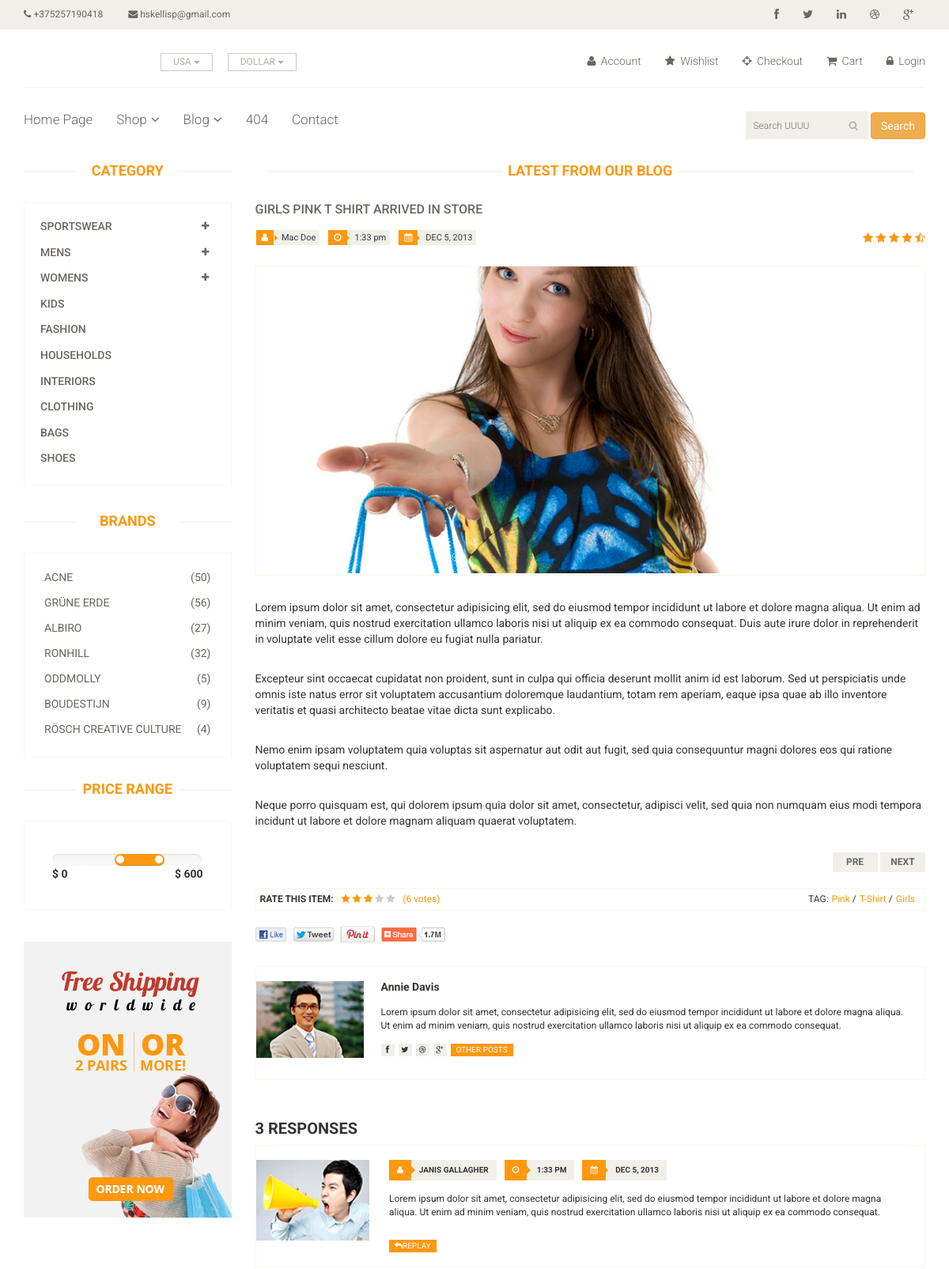
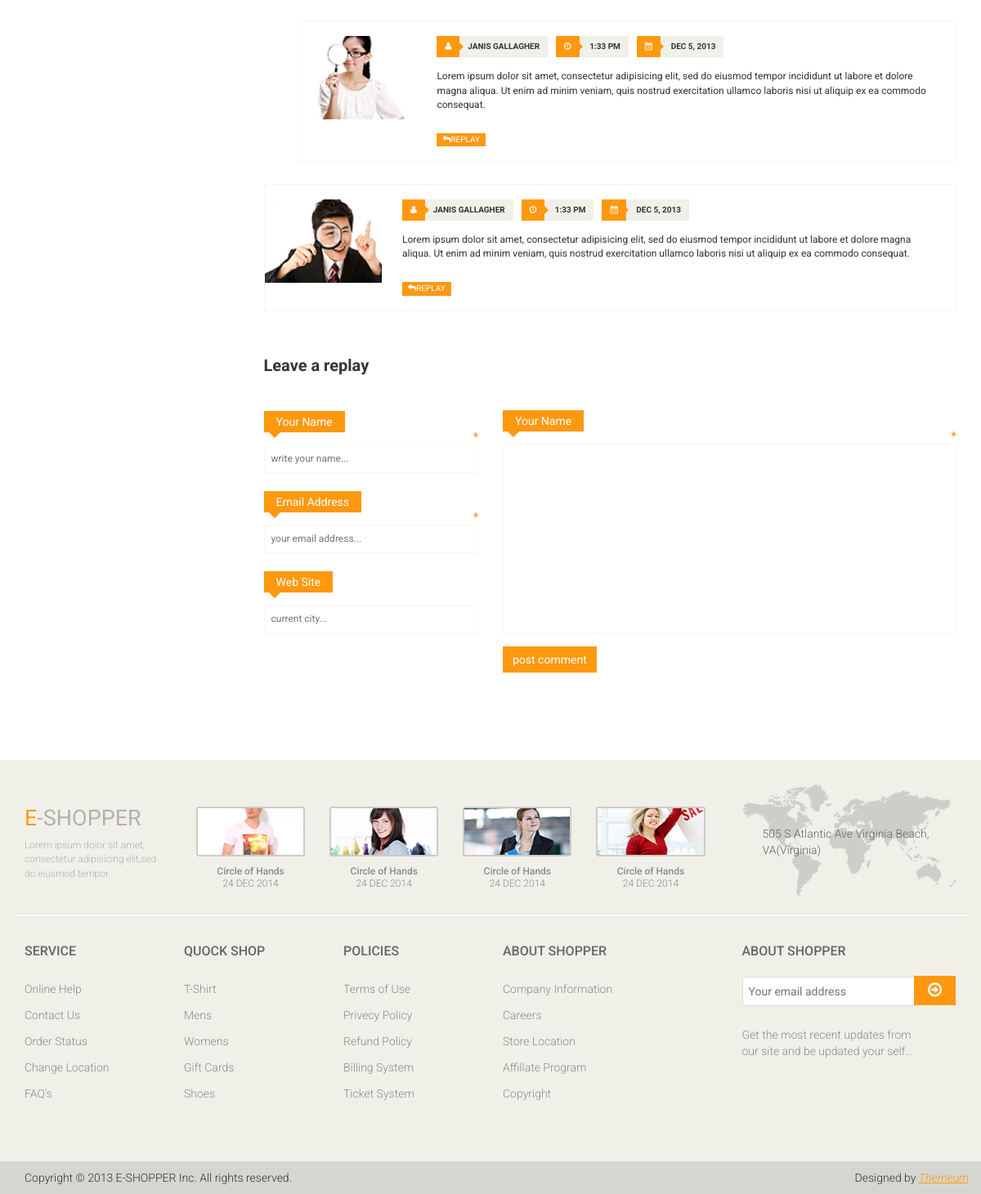
The page /blog-single/ on the database its author committed (2 pictures, top to bottom).
### app/models.py (models this page shows, shortened)
class App(models.Model):
    name = models.CharField(max_length=255)
    phone = models.CharField(max_length=255)
    email = models.CharField(max_length=255)
    logo = models.ImageField(upload_to=upload_image_path, null=True, blank=True)
    social_links = models.ManyToManyField(Social)
    pages = models.ForeignKey(Page)

class Page(models.Model):
    name = models.CharField(max_length=255)
    slug =  models.CharField(max_length=255)
    url =  models.CharField(max_length=255)
    def __str__(self):
        return self.name

### ecommerce/views.py (the view)
# urls.py: url(r'^blog-single/$', blog_single_view, name='blog-single'),
def blog_single_view(request):
    object_list = App.objects.all()
    context={
        'object_list':object_list
    }
    return render(request, "blog-single.html", context)

### templates/blog-single.html
{% extends "base/base.html" %}
{% block content %}
{% include "blog/single.html" %}
{% endblock %}

### templates/base/header.html (shortened to what this page needs)
{% load static %}
{% url 'home' as home_url %}
{% url 'shop' as shop_url %}
{% url 'blog' as blog_url %}
{% url 'login' as login_url %}
{% url 'checkout' as checkout_url %}
{% url 'cart' as cart_url %}
{% url 'contact' as contact_url %}
{% url '404' as 404_url %}
{% for header in object_list %}
<header id="header">
		<div class="header_top">
			<div class="container">
				<div class="row">
					<div class="col-sm-6">
						<div class="contactinfo">
							<ul class="nav nav-pills">
								<li><a href="#"><i class="fa fa-phone"></i> {{header.phone}}</a></li>
								<li><a href="#"><i class="fa fa-envelope"></i> {{header.email}}</a></li>
							</ul>
						</div>
					</div>
					<div class="col-sm-6">
						<div class="social-icons pull-right">
							<ul class="nav navbar-nav">
								<li><a href="#"><i class="fa fa-facebook"></i></a></li>
								<li><a href="#"><i class="fa fa-twitter"></i></a></li>
								<li><a href="#"><i class="fa fa-linkedin"></i></a></li>
								<li><a href="#"><i class="fa fa-dribbble"></i></a></li>
								<li><a href="#"><i class="fa fa-google-plus"></i></a></li>
							</ul>
						</div>
					</div>
				</div>
			</div>
		</div>
		<div class="header-middle">
			<div class="container">
				<div class="row">
					<div class="col-sm-4">
						<div class="btn-group pull-right">
							<div class="btn-group">
								<button type="button" class="btn btn-default dropdown-toggle usa" data-toggle="dropdown">
									USA
									<span class="caret"></span>
								</button>
							</div>
							<div class="btn-group">
								<button type="button" class="btn btn-default dropdown-toggle usa" data-toggle="dropdown">
									DOLLAR
									<span class="caret"></span>
								</button>
							</div>
						</div>
					</div>
					<div class="col-sm-8">
						<div class="shop-menu pull-right">
							<ul class="nav navbar-nav">
								<li><a href="#"><i class="fa fa-user"></i> Account</a></li>
								<li><a href="#"><i class="fa fa-star"></i> Wishlist</a></li>
								<li><a href="{{checkout_url}}"
									class="{% if request.path == checkout_url %}active{% endif %}"><i class="fa fa-crosshairs"></i> Checkout</a></li>
								<li><a href="{{cart_url}}"
									class="{% if request.path == cart_url %}active{% endif %}"><i class="fa fa-shopping-cart"></i> Cart</a></li>
								{% if request.user.is_authenticated %}
								<li><a href="{{login_url}}"
									class="{% if request.path == login_url %}active{% endif %}">
									<i class="fa fa-lock"></i> Logout</a></li>
								{% else %}
								<li><a href="{{login_url}}"
									class="{% if request.path == login_url %}active{% endif %}">
									<i class="fa fa-lock"></i> Login</a></li>
								{% endif %}
							</ul>
						</div>
					</div>
				</div>
			</div>
		</div>
		<div class="header-bottom">
			<div class="container">
				<div class="row">
					<div class="col-sm-9">
						<div class="mainmenu pull-left">
							<ul class="nav navbar-nav collapse navbar-collapse">
								<li><a href="{{home_url}}"  class="{% if request.path == home_url %}active{% endif %}" >
									{{ header.pages}}</a></li>
								<li class="dropdown"><a href="{{shop_url}}"
									class="{% if request.path == shop_url %}active{% endif %}">Shop<i class="fa fa-angle-down"></i></a>
                                </li>
								<li class="dropdown"><a href="{{blog_url}}"
									class="{% if request.path == blog_url %}active{% endif %}">Blog<i class="fa fa-angle-down"></i></a>
                                </li>
								<li><a href="{{404_url}}" class="{% if request.path == 404_url %}active{% endif %}">404</a></li>
								<li><a href="{{contact_url}}" class="{% if request.path == contact_url %}active{% endif %}">Contact</a></li>
							</ul>
						</div>
					</div>
					<div class="col-sm-3">
					{% include 'search/snippets/search-form.html' %}
					</div>
				</div>
			</div>
		</div>
	</header>
{% endfor %}

### search/templates/search/snippets/search-form.html
<form  method="GET"  action="{% url "search:query" %}" class="" >
  <div class="search_box pull-right">
    <input type="text" name="q" placeholder="Search UUUU" value="{{ request.GET.q }}"/>
    <button type="submit" name="button" class="btn btn-warning"> Search </button>
  </div>
</form>

### static_my_proj/css/main.css (style rules this page uses)
body { font-family: 'Roboto', sans-serif; background:; position: relative; font-weight:400px; }
ul li { list-style: none; }
a { -webkit-transition: 300ms; -moz-transition: 300ms; -o-transition: 300ms; transition: 300ms; }
.header_top { background: none repeat scroll 0 0 #F0F0E9; }
.contactinfo ul li:first-child { margin-left: -15px; }
.contactinfo ul li a { font-size: 12px; color: #696763; font-family: 'Roboto', sans-serif; }
.social-icons ul li a { border: 0 none; border-radius: 0; color: #696763; padding:0px; }
.social-icons ul li { display:inline-block; }
.social-icons ul li a i { padding: 11px 15px; transition: all 0.9s ease 0s; -moz-transition: all 0.9s ease 0s; -webkit-transition: all 0.9s ease 0s; -o-transition: all 0.9s ease 0s; }
.header-middle .container .row { border-bottom: 1px solid #f5f5f5; margin-left: 0; margin-right: 0; padding-bottom: 20px; padding-top: 20px; }
.header-middle .container .row .col-sm-4 { padding-left: 0; }
.header-middle .container .row .col-sm-8 { padding-right:0; }
.usa { border-radius: 0; color: #B4B1AB; font-size: 12px; margin-right: 20px; padding: 2px 15px; margin-top: 10px; }
.shop-menu ul li { display:inline-block; padding-left: 15px; padding-right: 15px; }
.shop-menu ul li:last-child { padding-right: 0; }
.shop-menu ul li a { background: #FFFFFF; color: #696763; font-family: 'Roboto', sans-serif; font-size: 14px; font-weight: 300; padding:0; padding-right: 0; margin-top: 10px; }
.shop-menu ul li a i { margin-right:3px; }
.header-bottom { padding-bottom: 30px; padding-top: 30px; }
.navbar-collapse.collapse { padding-left: 0; }
.mainmenu ul li { padding-right: 15px; padding-left: 15px; }
.mainmenu ul li:first-child { padding-left: 0px; }
.mainmenu ul li a { color: #696763; font-family: 'Roboto', sans-serif; font-size: 17px; font-weight: 300; padding: 0; padding-bottom: 10px; }
.search_box input { background: #F0F0E9; border: medium none; color: #B2B2B2; font-family: 'roboto'; font-size: 12px; font-weight: 300; height: 35px; outline: medium none; padding-left: 10px; width: 155px; background-image: url(../images/home/searchicon.png); background-repeat: no-repeat; background-position: 130px; }
.fa-angle-down { padding-left: 5px; }

### rows shown on the page
App: phone "+375257190418", email "hskellisp@gmail.com", pages "Home Page"
